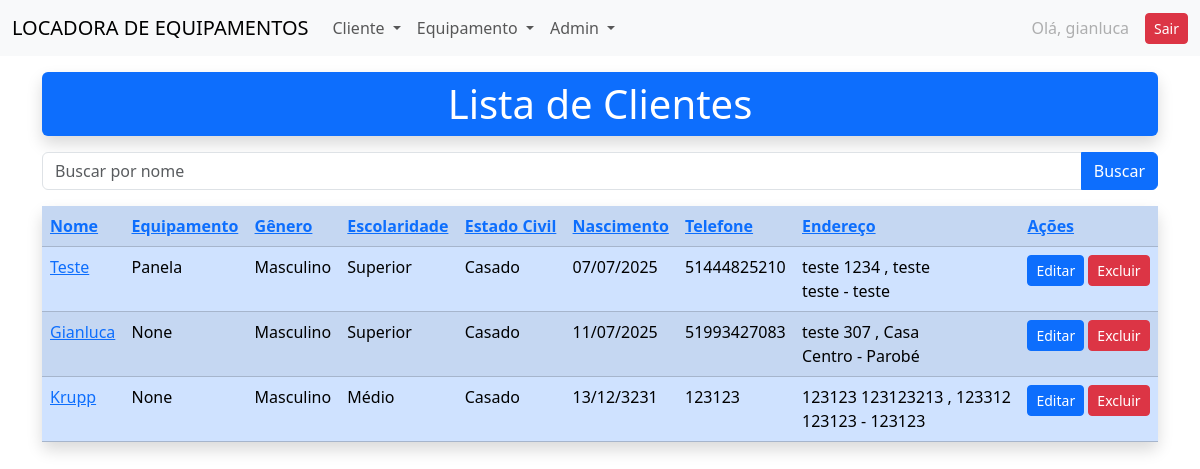
The page /locadora/usuarios/ (signed in) on the database its author committed.
### locadora/models.py (models this page shows, shortened)
class Usuario(models.Model):
    nome = models.CharField(max_length=100)
    data_nascimento = models.DateField()
    cpf = models.CharField(max_length=14, unique=True)
    genero = models.CharField(max_length=2, choices=GENERO_CHOICES)
    estado_civil = models.CharField(max_length=30, choices=ESTADO_CIVIL_CHOICES)
    escolaridade = models.CharField(max_length=50, choices=ESCOLARIDADE_CHOICES)
    equipamento = models.ForeignKey(Equipamento, on_delete=models.SET_NULL, null=True, blank=True)
    ativo = models.BooleanField(default=True)
    telefone = models.CharField(max_length=15, blank=True, null=True)
    cidade = models.CharField(max_length=100, blank=True, null=True)
    bairro = models.CharField(max_length=100, blank=True, null=True)
    rua = models.CharField(max_length=100, blank=True, null=True)
    numero = models.CharField(max_length=10, blank=True, null=True)
    complemento = models.CharField(max_length=100, blank=True, null=True)

class Equipamento(models.Model):
    nome = models.CharField(max_length=100)
    modelo = models.CharField(max_length=100, blank=True, null=True)
    numero_serie = models.CharField(max_length=100, blank=True, null=True)
    status = models.CharField(
        max_length=20,
        choices=STATUS_CHOICES,
        default='DISPONIVEL'
    )
    categoria = models.CharField(max_length=100, blank=True, null=True)
    fabricante = models.CharField(max_length=100, blank=True, null=True)
    em_manutencao = models.BooleanField(default=False)
    data_alugado = models.DateField(null=True, blank=True)
    foto = StdImageField(
        upload_to='fotos/equipamentos',
        variations={'thumb': (150, 150), 'medium': (300, 300)},
        blank=True,
        null=True
    )
    def __str__(self):
        return self.nome

### locadora/views.py (the view)
# urls.py: path('usuarios/', views.usuarios, name='usuarios'),
@login_required
def usuarios(request):
    query = request.GET.get('busca', '')
    if query:
        usuarios = Usuario.objects.filter(ativo=True, nome__icontains=query)
    else:
        usuarios = Usuario.objects.filter(ativo=True)
    dados = {
        'usuarios': usuarios,
        'ativos': True,
        'query': query,
    }
    return render(request, 'locadora/lista_clientes.html', dados)

### locadora/templates/locadora/lista_clientes.html (shortened to what this page needs)
{% extends 'locadora/base.html' %}
{% block content %}
<div class="container my-3">
    {% if ativos %}
        <h1 class="text-center bg-primary text-white py-2 shadow rounded">Lista de Clientes</h1>
    {% else %}
        <h1 class="text-center bg-primary text-white py-2 shadow rounded">Lista de Clientes Inativos</h1>
    {% endif %}
</div>
{% include 'locadora/partials/_busca.html' %}
<div class="container">
    <table class="table table-striped table-hover table-primary shadow rounded">
        <tr class="bg-primary text-white">
            {% if ativos %}
                <th><a href="{% url 'ordenar_usuarios' 'nome' %}?busca={{ query }}">Nome</a></th>
                <th><a href="{% url 'ordenar_usuarios' 'equipamento' %}?busca={{ query }}">Equipamento</a></th>
                <th><a href="{% url 'ordenar_usuarios' 'genero' %}?busca={{ query }}">Gênero</a></th>
                <th><a href="{% url 'ordenar_usuarios' 'escolaridade' %}?busca={{ query }}">Escolaridade</a></th>
                <th><a href="{% url 'ordenar_usuarios' 'estado_civil' %}?busca={{ query }}">Estado Civil</a></th>
                <th><a href="{% url 'ordenar_usuarios' 'data_nascimento' %}?busca={{ query }}">Nascimento</a></th>
                <th><a href="{% url 'ordenar_usuarios' 'telefone' %}?busca={{ query }}">Telefone</a></th>
                <th><a href="#">Endereço</a></th>
                <th><a href="#">Ações</a></th>
            {% endif %}
        </tr>
        {% for usuario in usuarios %}
        <tr>
            <td><a href="{% url 'detalhes_cliente' usuario.id %}">{{ usuario.nome }}</a></td>
            <td>{{ usuario.equipamento }}</td>
            <td>{{ usuario.get_genero_display }}</td>
            <td>{{ usuario.get_escolaridade_display }}</td>
            <td>{{ usuario.get_estado_civil_display }}</td>
            <td>{{ usuario.data_nascimento|date:"d/m/Y" }}</td>
            <td>{{ usuario.telefone|default:"-" }}</td>
            <td>
                {{ usuario.rua|default:"" }} {{ usuario.numero|default:"" }}
                {% if usuario.complemento %}, {{ usuario.complemento }}{% endif %}<br>
                {{ usuario.bairro|default:"" }} - {{ usuario.cidade|default:"" }}
            </td>
            <td>
                {% if ativos %}
                    <a href="{% url 'editar_cliente' usuario.id %}" class="btn btn-primary btn-sm text-white">Editar</a>
                    <a href="{% url 'excluir_usuario' usuario.id %}" class="btn btn-danger btn-sm">Excluir</a>
                {% else %}
                    <a href="{% url 'ativar_usuario' usuario.id %}" class="btn btn-success btn-sm">Ativar</a>
                {% endif %}
            </td>
        </tr>
        {% empty %}
        <tr>
            <td colspan="9" class="text-center">Nenhum cliente encontrado.</td>
        </tr>
        {% endfor %}
    </table>
</div>
{% endblock %}

### locadora/templates/locadora/partials/_menu.html (shortened to what this page needs)
<nav class="navbar navbar-expand-lg bg-body-tertiary">
  <div class="container-fluid">
    <a class="navbar-brand" href="#">LOCADORA DE EQUIPAMENTOS</a>
    <div class="collapse navbar-collapse" id="navbarNavDropdown">
      <ul class="navbar-nav">
        <li class="nav-item dropdown">
          <a class="nav-link dropdown-toggle" href="#" role="button" data-bs-toggle="dropdown" aria-expanded="false">
            Cliente
          </a>
        </li>
        <li class="nav-item dropdown">
          <a class="nav-link dropdown-toggle" href="#" role="button" data-bs-toggle="dropdown" aria-expanded="false">
            Equipamento
          </a>
        </li>
        <li class="nav-item dropdown">
          <a class="nav-link dropdown-toggle" href="#" role="button" data-bs-toggle="dropdown" aria-expanded="false">
            Admin
          </a>
        </li>
      </ul>
      {% if user.is_authenticated %}
      <ul class="navbar-nav ms-auto">
        <li class="nav-item">
          <div class="d-flex align-items-center gap-2">
            <span class="nav-link disabled mb-0">Olá, {{ user.username }}</span>
            <a class="btn btn-danger btn-sm" href="{% url 'logout' %}">Sair</a>
          </div>
        </li>
      </ul>
      {% endif %}
    </div>
  </div>
</nav>

### rows shown on the page
Usuario: nome "Teste", equipamento "Panela", genero "Masculino", escolaridade "Superior", estado_civil "Casado", data_nascimento "07/07/2025", telefone "51444825210", rua "teste", numero "1234", complemento "teste", bairro "teste", cidade "teste"
Usuario: nome "Gianluca", equipamento "None", genero "Masculino", escolaridade "Superior", estado_civil "Casado", data_nascimento "11/07/2025", telefone "51993427083", rua "teste", numero "307", complemento "Casa", bairro "Centro", cidade "Parobé"
Usuario: nome "Krupp", equipamento "None", genero "Masculino", escolaridade "Médio", estado_civil "Casado", data_nascimento "13/12/3231", telefone "123123", rua "123123", numero "123123213", complemento "123312", bairro "123123", cidade "123123"

### other values the page prints
{{ user.username }} "gianluca"
